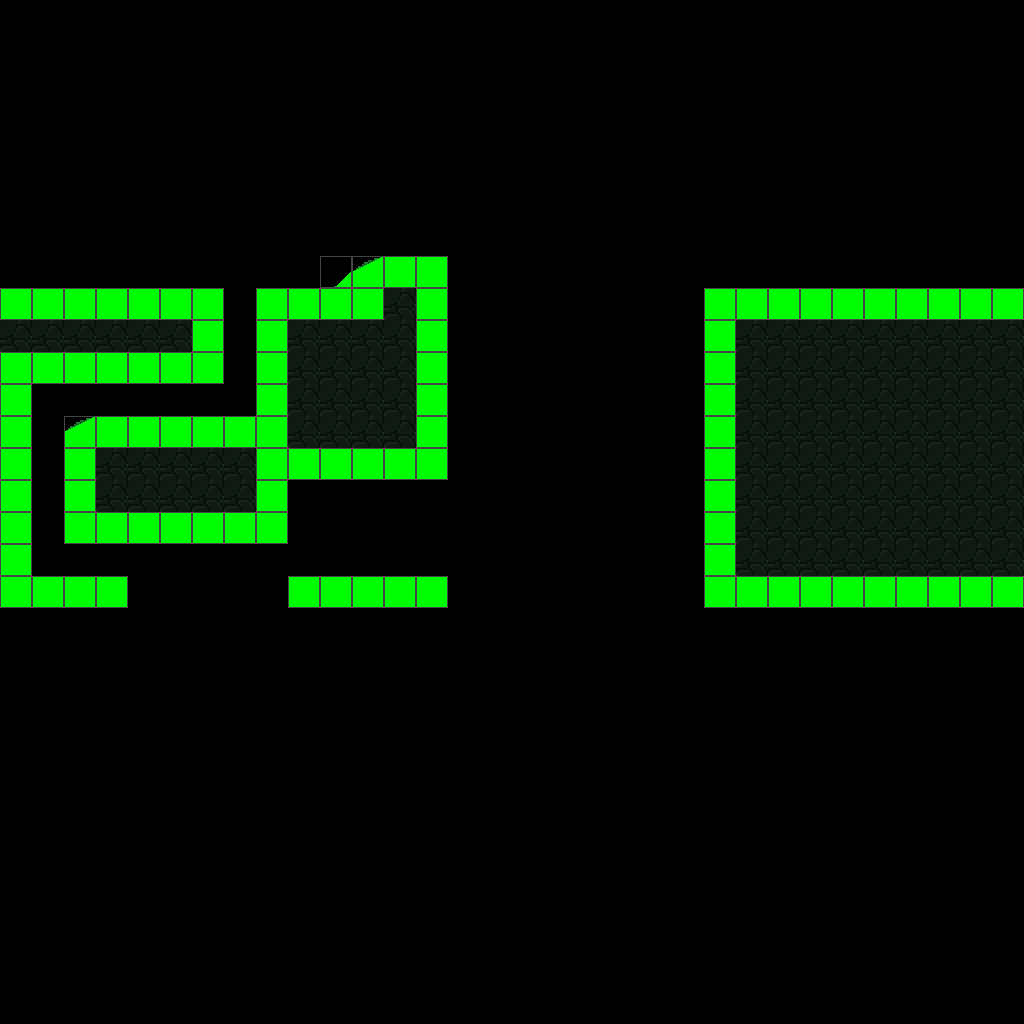

A level layout from a 2D game, rendered from its tile map. Below: a short description, then the map file with tile-grid data replaced by summaries:
An orthogonal 32x32 tile map with 32x32 px tiles, 3 tile layers (bg, fg, collision), 2 tilesets and 34 objects (4x breakabletile, 2x exit, 2x entrance, 2x zone, 2x gate, ...).

<map version="1.2" tiledversion="1.3.2" orientation="orthogonal" renderorder="right-down" compressionlevel="0" width="32" height="32" tilewidth="32" tileheight="32" infinite="0" nextlayerid="13" nextobjectid="22">
 <editorsettings>
  <export target="../assets/world/map6_32ts.json" format="json" />
 </editorsettings>
 <tileset firstgid="1" name="32Tileset" tilewidth="32" tileheight="32" spacing="2" tilecount="851" columns="37">
  <image source="../assets/world/oldTileset32.png" width="1280" height="800" />
 </tileset>
 <tileset firstgid="852" name="collision" tilewidth="32" tileheight="32" tilecount="36" columns="6">
  <image source="map_collision.png" width="192" height="192" />
  <tile id="0">
   <properties>
    <property name="collides" type="bool" value="true" />
   </properties>
   <objectgroup draworder="index">
    <object id="1" x="0" y="0" width="32" height="32" />
   </objectgroup>
  </tile>
  <tile id="1">
   <properties>
    <property name="collides" type="bool" value="true" />
   </properties>
   <objectgroup draworder="index">
    <object id="1" x="32" y="0">
     <polygon points="0,0 0,32 -32,32" />
    </object>
   </objectgroup>
  </tile>
  <tile id="2">
   <properties>
    <property name="collides" type="bool" value="true" />
   </properties>
   <objectgroup draworder="index" id="2">
    <object id="1" x="5" y="10">
     <polygon points="-5,-10 27,22 -5,22" />
    </object>
   </objectgroup>
  </tile>
  <tile id="3">
   <properties>
    <property name="collides" type="bool" value="true" />
   </properties>
   <objectgroup draworder="index" id="2">
    <object id="2" x="0" y="32">
     <polygon points="0,0 32,-16 32,0" />
    </object>
   </objectgroup>
  </tile>
  <tile id="4">
   <properties>
    <property name="collides" type="bool" value="true" />
   </properties>
   <objectgroup draworder="index">
    <object id="1" x="0" y="32">
     <polygon points="0,0 15.9091,-15.6364 32,0" />
    </object>
   </objectgroup>
  </tile>
  <tile id="5">
   <properties>
    <property name="collides" type="bool" value="true" />
   </properties>
   <objectgroup draworder="index">
    <object id="1" x="0" y="32">
     <polyline points="0,0 6.90909,-6.90909 13.7273,-9.90909 17.9091,-9.90909 24.7273,-7.27273 32,0 0,0" />
    </object>
   </objectgroup>
  </tile>
  <tile id="6">
   <properties>
    <property name="collides" type="bool" value="true" />
   </properties>
   <objectgroup draworder="index" id="2">
    <object id="1" x="0.181818" y="16.1818">
     <polygon points="-0.181818,-0.1818 31.8182,15.8182 -0.181818,15.8182" />
    </object>
   </objectgroup>
  </tile>
  <tile id="7">
   <properties>
    <property name="collides" type="bool" value="true" />
   </properties>
   <objectgroup draworder="index">
    <object id="3" x="0.0909091" y="16" width="31.8182" height="15.9091" />
   </objectgroup>
  </tile>
  <tile id="8">
   <properties>
    <property name="collides" type="bool" value="true" />
   </properties>
   <objectgroup draworder="index">
    <object id="1" x="32" y="0">
     <polygon points="0,0 0,32 -16.4545,31.9091 0,0" />
    </object>
   </objectgroup>
  </tile>
  <tile id="9">
   <properties>
    <property name="collides" type="bool" value="true" />
   </properties>
   <objectgroup draworder="index">
    <!-- 1 objects omitted --></objectgroup>
  </tile>
  <tile id="10">
   <properties>
    <property name="collides" type="bool" value="true" />
   </properties>
  </tile>
  <tile id="11">
   <properties>
    <property name="collides" type="bool" value="true" />
   </properties>
  </tile>
  <tile id="12">
   <properties>
    <property name="collides" type="bool" value="true" />
   </properties>
   <objectgroup draworder="index" id="2">
    <!-- 1 objects omitted --></objectgroup>
  </tile>
  <tile id="13">
   <properties>
    <property name="collides" type="bool" value="true" />
   </properties>
   <objectgroup draworder="index" id="2">
    <!-- 1 objects omitted --></objectgroup>
  </tile>
  <tile id="14">
   <properties>
    <property name="collides" type="bool" value="true" />
   </properties>
   <objectgroup draworder="index">
    <!-- 1 objects omitted --></objectgroup>
  </tile>
  <tile id="15">
   <properties>
    <property name="collides" type="bool" value="true" />
   </properties>
   <objectgroup draworder="index">
    <!-- 1 objects omitted --></objectgroup>
  </tile>
  <tile id="16">
   <properties>
    <property name="collides" type="bool" value="true" />
   </properties>
   <objectgroup draworder="index">
    <!-- 1 objects omitted --></objectgroup>
  </tile>
  <tile id="17">
   <properties>
    <property name="collides" type="bool" value="true" />
   </properties>
   <objectgroup draworder="index">
    <!-- 1 objects omitted --></objectgroup>
  </tile>
  <tile id="18">
   <properties>
    <property name="collides" type="bool" value="true" />
   </properties>
   <objectgroup draworder="index">
    <!-- 1 objects omitted --></objectgroup>
  </tile>
  <tile id="19">
   <properties>
    <property name="collides" type="bool" value="true" />
   </properties>
   <objectgroup draworder="index">
    <!-- 1 objects omitted --></objectgroup>
  </tile>
  <tile id="20">
   <properties>
    <property name="collides" type="bool" value="true" />
   </properties>
  </tile>
  <tile id="21">
   <properties>
    <property name="collides" type="bool" value="true" />
   </properties>
  </tile>
  <tile id="22">
   <properties>
    <property name="collides" type="bool" value="true" />
   </properties>
  </tile>
  <tile id="23">
   <properties>
    <property name="collides" type="bool" value="true" />
   </properties>
   <objectgroup draworder="index">
    <!-- 1 objects omitted --></objectgroup>
  </tile>
  <tile id="24">
   <properties>
    <property name="collides" type="bool" value="true" />
   </properties>
  </tile>
  <tile id="25">
   <properties>
    <property name="collides" type="bool" value="true" />
   </properties>
  </tile>
  <tile id="26">
   <properties>
    <property name="collides" type="bool" value="true" />
   </properties>
  </tile>
  <tile id="27">
   <properties>
    <property name="collides" type="bool" value="true" />
   </properties>
  </tile>
  <tile id="28">
   <properties>
    <property name="collides" type="bool" value="true" />
   </properties>
  </tile>
  <tile id="29">
   <properties>
    <property name="collides" type="bool" value="true" />
   </properties>
  </tile>
  <tile id="30">
   <properties>
    <property name="collides" type="bool" value="true" />
   </properties>
  </tile>
  <tile id="31">
   <properties>
    <property name="collides" type="bool" value="true" />
   </properties>
  </tile>
  <tile id="32">
   <properties>
    <property name="collides" type="bool" value="true" />
   </properties>
  </tile>
  <tile id="33">
   <properties>
    <property name="collides" type="bool" value="true" />
   </properties>
  </tile>
  <tile id="34">
   <properties>
    <property name="collides" type="bool" value="true" />
   </properties>
  </tile>
  <tile id="35">
   <properties>
    <property name="collides" type="bool" value="true" />
   </properties>
  </tile>
 </tileset>
 <layer id="6" name="bg" width="32" height="32">
  <data>[1024 cells, 0 non-empty, 0 distinct tile ids]</data>
 </layer>
 <layer id="7" name="fg" width="32" height="32">
  <data>[1024 cells, 202 non-empty, 12 distinct tile ids]</data>
 </layer>
 <layer id="11" name="collision" width="32" height="32">
  <data>[1024 cells, 97 non-empty, 3 distinct tile ids]</data>
 </layer>
 <objectgroup id="2" name="enemies" />
 <objectgroup id="3" name="spawns" />
 <objectgroup id="8" name="exit">
  <!-- 4 objects omitted --></objectgroup>
 <objectgroup id="10" name="triggers">
  <!-- 7 objects omitted --></objectgroup>
 <objectgroup id="9" name="objects">
  <!-- 4 objects omitted --></objectgroup>
 <objectgroup id="12" name="hulls" />
</map>
<!-- 25 of 34 objects omitted -->
